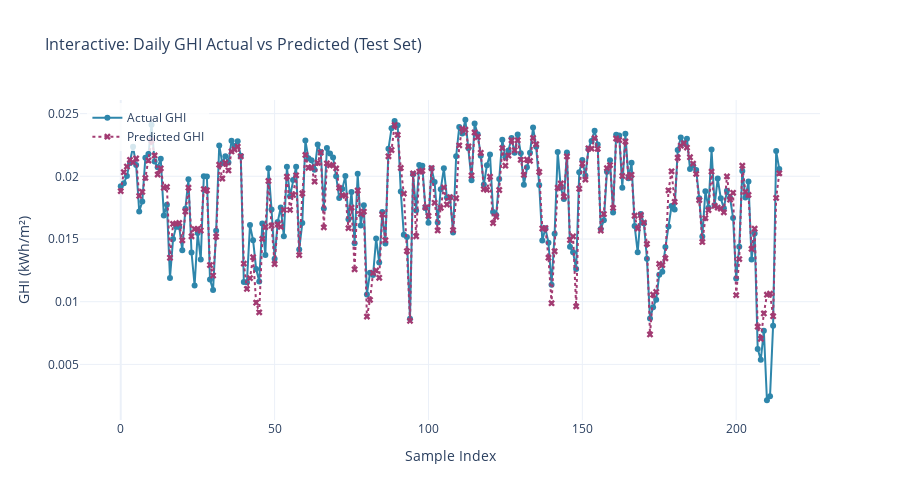

Notebook cell for this chart:
### Code cell
# Interactive Time Series: Actual vs Predicted (Test Set)
# Prepare data with dates
test_df = pd.DataFrame({
    'Index': range(len(y_test)),
    'Actual': y_test.values,
    'Predicted': test_pred,
    'Error': test_pred - y_test.values,
    'Error_Pct': ((test_pred - y_test.values) / y_test.values) * 100
})

fig = go.Figure()

# Add actual values
fig.add_trace(go.Scatter(
    x=test_df['Index'],
    y=test_df['Actual'],
    mode='lines+markers',
    name='Actual GHI',
    line=dict(color='#2E86AB', width=2),
    marker=dict(size=6),
    hovertemplate='<b>Actual</b><br>Index: %{x}<br>GHI: %{y:.4f} kWh/m²<extra></extra>'
))

# Add predicted values
fig.add_trace(go.Scatter(
    x=test_df['Index'],
    y=test_df['Predicted'],
    mode='lines+markers',
    name='Predicted GHI',
    line=dict(color='#A23B72', width=2, dash='dot'),
    marker=dict(size=6, symbol='x'),
    hovertemplate='<b>Predicted</b><br>Index: %{x}<br>GHI: %{y:.4f} kWh/m²<extra></extra>'
))

fig.update_layout(
    title='Interactive: Daily GHI Actual vs Predicted (Test Set)',
    title_font_size=16,
    xaxis_title='Sample Index',
    yaxis_title='GHI (kWh/m²)',
    hovermode='x unified',
    template='plotly_white',
    height=500,
    showlegend=True,
    legend=dict(x=0.01, y=0.99, bgcolor='rgba(255,255,255,0.8)')
)

fig.show()

### Figure 1 — Plotly figure (JSON) as saved in the notebook; plotly's stock layout.template omitted (floating-point values rounded to 4 significant figures; data arrays with more than 128 entries replaced by an {"elided": "..."} marker saying what was removed)
{"data": [{"hovertemplate": "<b>Actual</b><br>Index: %{x}<br>GHI: %{y:.4f} kWh/m²<extra></extra>", "line": {"color": "#2E86AB", "width": 2}, "marker": {"size": 6}, "mode": "lines+markers", "name": "Actual GHI", "type": "scatter", "x": {"elided": "215 int values"}, "y": {"elided": "215 float values"}}, {"hovertemplate": "<b>Predicted</b><br>Index: %{x}<br>GHI: %{y:.4f} kWh/m²<extra></extra>", "line": {"color": "#A23B72", "dash": "dot", "width": 2}, "marker": {"size": 6, "symbol": "x"}, "mode": "lines+markers", "name": "Predicted GHI", "type": "scatter", "x": {"elided": "215 int values"}, "y": {"elided": "215 float values"}}], "layout": {"height": 500, "hovermode": "x unified", "legend": {"bgcolor": "rgba(255,255,255,0.8)", "x": 0.01, "y": 0.99}, "showlegend": true, "title": {"font": {"size": 16}, "text": "Interactive: Daily GHI Actual vs Predicted (Test Set)"}, "xaxis": {"title": {"text": "Sample Index"}}, "yaxis": {"title": {"text": "GHI (kWh/m²)"}}}}
